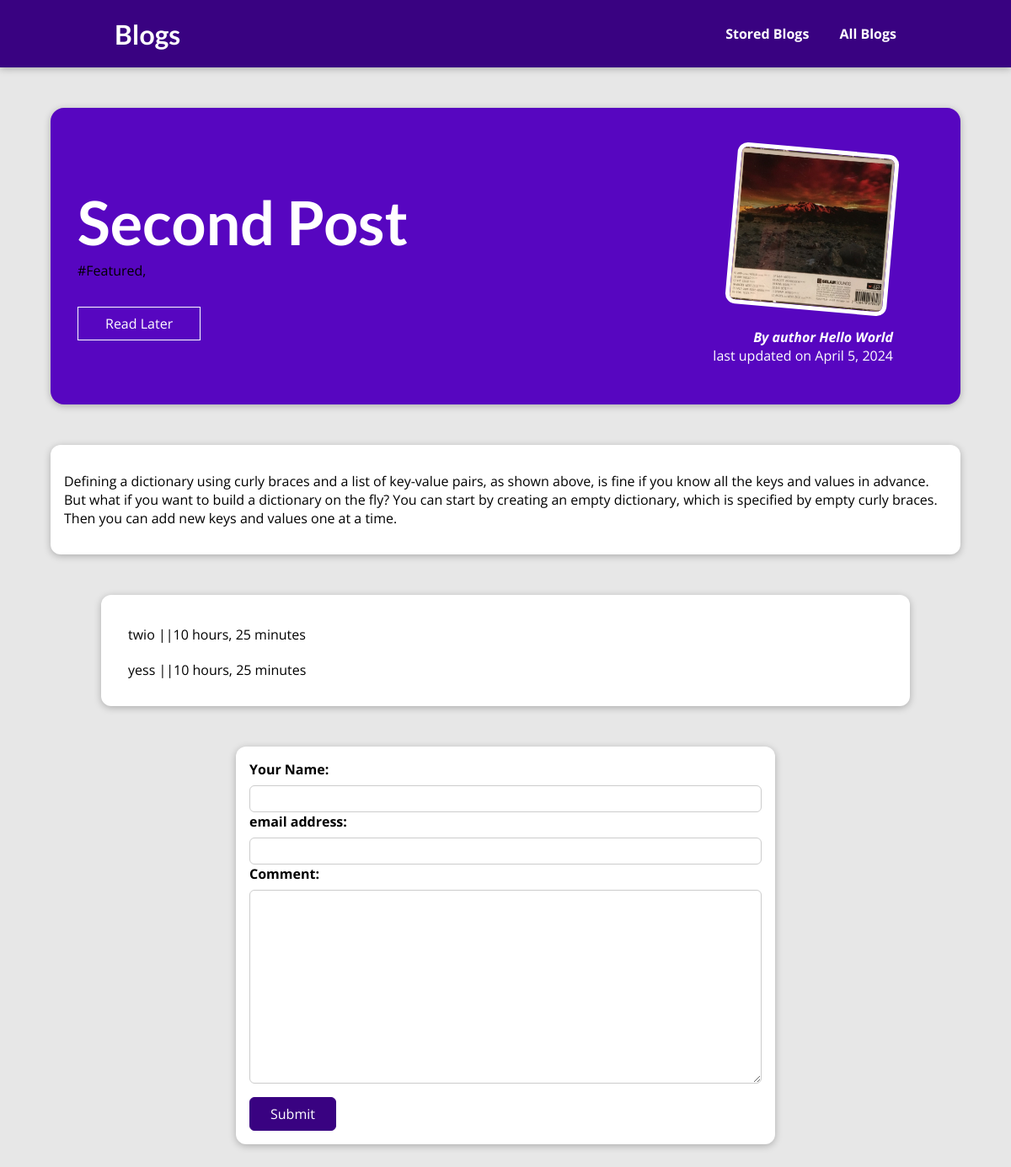
Before: /posts/second-post with the older database file.
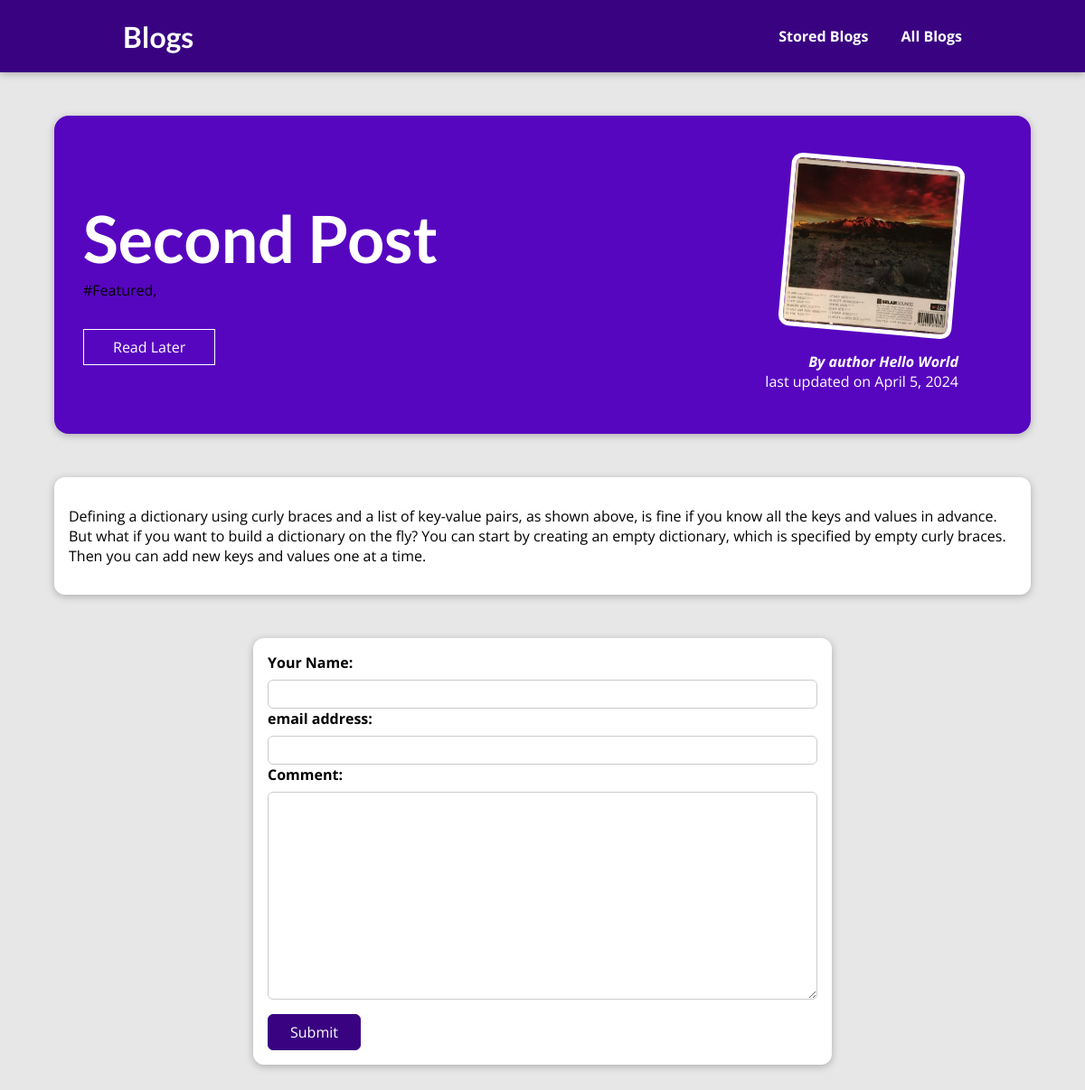
After: the same page with the newer database file.
### blog/models.py (models this page shows)
class Post(models.Model):
    title = models.CharField(max_length=100)
    excerpt = models.CharField(max_length=200)
    image = models.FileField(upload_to="images",default="")
    date = models.DateField(auto_now=True)
    slug = models.SlugField(unique=True, db_index=True)
    content = models.TextField(validators=[MinLengthValidator(10)])
    author = models.ForeignKey(Author, on_delete=models.SET_NULL, null=True)
    tags = models.ManyToManyField(Tag)

class Tag(models.Model):
    caption = models.CharField(max_length=30)
    def __str__(self):
        return f"{self.caption}"

class Author(models.Model):
    first_name = models.CharField(max_length=100)
    last_name = models.CharField(max_length=100)
    email = models.EmailField(max_length=254)
    def __str__(self):
        return f"{self.first_name} {self.last_name}"

class Comment(models.Model):
    username=models.CharField(max_length=100,default="")
    email=models.EmailField(default="")
    comment = models.TextField(max_length=300)
    date=models.DateField(auto_now=True)
    post=models.ForeignKey(Post,on_delete=models.CASCADE)
    def __str__(self):
        return f"{self.comment}"

### blog/views.py (the view)
# urls.py: path("posts/<slug:slug>", views.post_detail, name="post_detail"),
def post_detail(request, slug):
    if request.method=="POST":
        form=CommentForm(request.POST)
        post=Post.objects.get(slug=slug)
        if form.is_valid():
            f=form.save(commit=False)
            f.post=post
            f.save()
        return HttpResponseRedirect(f"/posts/{slug}")
    else:
        form=CommentForm()
        post = get_object_or_404(Post, slug=slug)
        tags= post.tags.all()
        comments=Comment.objects.filter(post__slug=slug).order_by("-date")
        context={"post":post,"tags":tags,"comments":comments,"form":form}
        return render(request, "blog/post_detail.html", context)

### blog/forms.py
class CommentForm(forms.ModelForm):
    class Meta:
        model=Comment
        exclude=['date','post']
        labels={"username":"Your Name","email":"email address"}

### blog/templates/blog/post_detail.html (shortened to what this page needs)
{% extends "layout.html" %}
{% load static %}
    {% block css %}
      <link rel="stylesheet" href="{% static "blog/post_detail.css" %}"/>
      <link rel="stylesheet" href="{% static "blog/post.css" %}"/>
    {% endblock css %}
{% block content %}
    <section id="summary">
    <h2>{{post.title|title}}</h2>
    {% for tag in tags %}
        <span>#{{tag|title}},</span>
    {% endfor %}
    <div id="read-later">
    <form action="{% url "favorite_post" %}" method="POST">
        <button>Read Later</button>
    </form>
    </div>
    <article>
        <img src="{{post.image.url}}" alt="{{post.title}}">
        <address>By author <a href="mailto:{{post.author.email}}"> {{post.author|title}} </a></address>
        <div>last updated on {{post.date}} <time></time> </div>
    </article>
 </section>
 <main>
    <p>{{post.content|linebreaks}} </p>
 </main>
 {% if comments|length > 0 %}
  <section id="comments">
    <ul>
        {% for comment in comments %}
            <p>{{comment}} ||{{comment.date|timesince}} </p>
         {% endfor %}
    </ul>
  </section>
  {% endif %}
  <section id="comment-form">
    <form action="{{"/posts/"|add:post.slug}}" method="post">
        <div class="form-control">
        {% for field in form %}
        {{field.label_tag}}
        {{field}}
        {% endfor %}
        </div>
        <button>Submit</button>
    </form>
 </section>
{% endblock content %}

### template/layout.html (shortened to what this page needs)
{% load static %}
<!DOCTYPE html>
<html lang="en">
  <head>
    <link rel="stylesheet" href="{% static "app.css" %}"/>
    {% block css %}{% endblock css %}
  </head>
  <body>
    <header id="main-navigation">
      <h1><a href="{% url "index" %}">Blogs</a></h1>
      <nav>
        <a href="{% url "stored_posts" %}">Stored Blogs</a>
        <a href="{% url "posts" %}">All Blogs</a>
     </nav>
    </header>
    {% block content %}{% endblock content %}
  </body>
</html>

### static/app.css (style rules this page uses)
* { box-sizing: border-box; }
html { font-family: "Open Sans", "Lato", sans-serif; }
body { margin: 0; }
h1, h2, h3 { font-family: "Lato", sans-serif; font-weight: bold; }
#main-navigation { width: 100%; height: 5rem; display: flex; justify-content: space-between; align-items: center; padding: 0 10%; position: absolute; top: 0; left: 0; }
#main-navigation a { text-decoration: none; color: white; font-weight: bold; padding: 1rem; }

### blog/static/blog/post_detail.css (style rules this page uses)
body { background-color: #e7e7e7; }
#main-navigation { background-color: #390281; box-shadow: 0 2px 8px rgba(0, 0, 0, 0.25); }
#summary { margin: 8rem auto 3rem auto; padding: 2rem; width: 90%; max-width: 90rem; border-radius: 16px; background-color: #5706c0; position: relative; box-shadow: 0 2px 8px rgba(0, 0, 0, 0.25); height: 22rem; }
#summary h2 { color: white; font-size: 4.5rem; margin-bottom: 0.25rem; }
#summary article { position: absolute; top: 2rem; right: 3rem; padding: 1rem 2rem; border-radius: 12px; text-align: right; color: white; }
#summary article img { width: 12rem; height: 12rem; border-radius: 12px; transform: rotateZ(5deg); border: 5px solid white; margin-bottom: 1rem; }
#summary address { font-weight: bold; }
#summary a { color: white; text-decoration: none; }
#read-later { margin: 2rem 0; }
#read-later button { background-color: transparent; border: 1px solid white; padding: 0.5rem 2rem; font: inherit; color: white; cursor: pointer; }
main { width: 90%; max-width: 90rem; margin: 3rem auto; background-color: white; padding: 1rem; border-radius: 12px; box-shadow: 0 2px 8px rgba(0, 0, 0, 0.25); }
#comment-form { margin: 3rem auto; width: 90%; max-width: 40rem; border-radius: 12px; background-color: white; box-shadow: 0 2px 8px rgba(0, 0, 0, 0.25); padding: 1rem; }
#comment-form button { font: inherit; background-color: #390281; color: white; border: 1px solid #390281; padding: 0.5rem 1.5rem; border-radius: 6px; cursor: pointer; }
.form-control { margin-bottom: 1rem; }
.form-control label { font-weight: bold; margin-bottom: 0.5rem; display: block; }
.form-control input, .form-control textarea { display: block; width: 100%; font: inherit; padding: 0.25rem; border-radius: 6px; border: 1px solid #ccc; }

Changed rows visible on the page:
removed Comment: comment "twio", date "10 hours, 25 minutes"
removed Comment: comment "yess", date "10 hours, 25 minutes"
